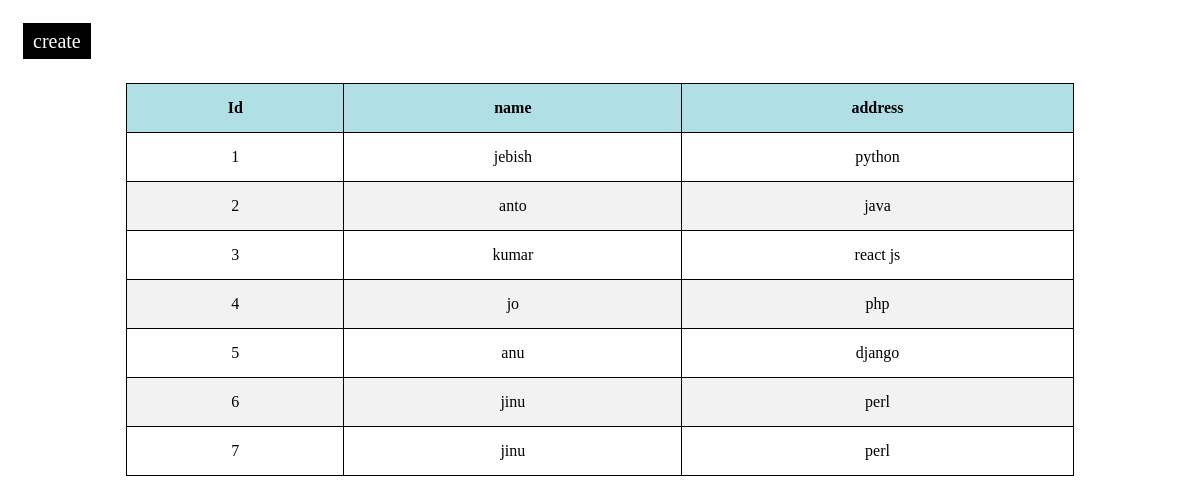
The page / on the database its author committed.
### app/models.py (models this page shows, shortened)
class Jobs(models.Model):
    name = models.CharField(max_length=155)
    title = models.CharField(max_length=200)

### app/views.py (the view)
# urls.py: path('',views.home),
def home(request):
    query = Jobs.objects.all()
    context = {
        "que" : query
    }
    return render(request,'home.html',context)

### templates/home.html (shortened to what this page needs)
<!DOCTYPE html>
<html lang="en">
<head>
</head>
<body>
<div>
    <div style="margin: 30px 15px;">
        <a href = "{% url 'create' %}"> create </a>
    </div>
    <table>
        <tr>
            <th>Id</th>
            <th>name</th>
            <th>address</th>
        </tr>
        {% for q in que %}
        <tr>
            <td>{{q.id}}</td>
            <td>{{q.name}}</td>
            <td>{{q.title}}</td>
        </tr>
        {% endfor %}
    </table>
</div>
</body>
</html>

### templates/home.html (style rules this page uses)
table, th, td { border: 1px solid black; text-align: center; padding: 15px; margin-top : 30px; }
table { border-collapse: collapse; width:80%; margin-left:10%; }
th { background-color : powderblue; }
tr:nth-child(odd) { background-color: #f2f2f2; }
a { text-decoration: none; background-color:black; color : white; padding:7px 10px; font-size: 20px; }

### rows shown on the page
Jobs: id "1", name "jebish", title "python"
Jobs: id "2", name "anto", title "java"
Jobs: id "3", name "kumar", title "react js"
Jobs: id "4", name "jo", title "php"
Jobs: id "5", name "anu", title "django"
Jobs: id "6", name "jinu", title "perl"
Jobs: id "7", name "jinu", title "perl"
